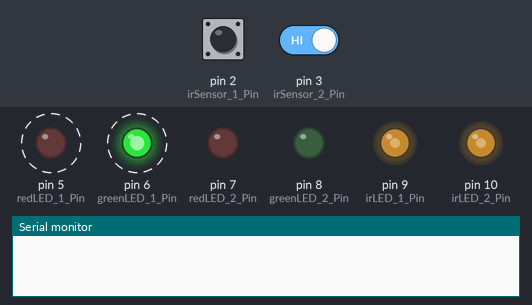
A sketch run on a simulated Arduino Uno, built with avr-gcc and run on an emulated ATmega328P. Shown: output pins drawn as LEDs (lit = HIGH), the last lines printed to the serial monitor. Dashed ring = blinking. The inputs (shaded band) are chosen by the test bench; at power-on: pin 2 (irSensor_1_Pin) HIGH, pin 3 (irSensor_2_Pin) HIGH. Random numbers use the default seed unless the sketch sets one.

Above: at 0.87 s.
1.3 s: pin 2 (irSensor_1_Pin) driven LOW
4.0 s: pin 2 (irSensor_1_Pin) pulsed HIGH 5 times (0.12 s each, 0.3 s apart)
At 7.0 s:
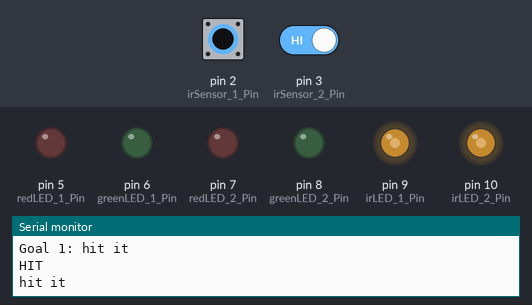
At 9.7 s:
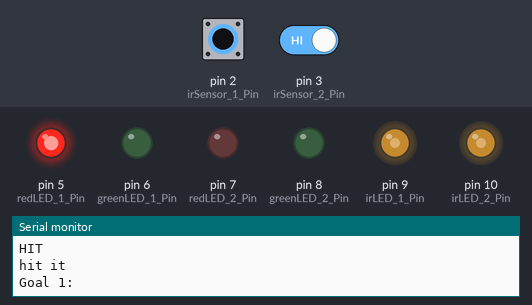
Timing chart, 0 to 13.0 s (numbered marks = the images above; inputs shaded):
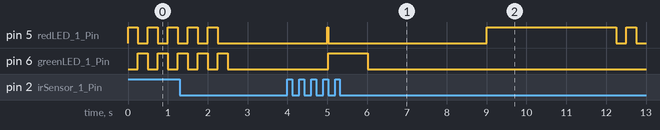

The sketch:

prototype_one_arduino.ino
```cpp
#define irLED_1_Pin 9
#define irSensor_1_Pin 2
#define irLED_2_Pin 10
#define irSensor_2_Pin 3

#define redLED_1_Pin 5
#define greenLED_1_Pin 6
#define redLED_2_Pin 7
#define greenLED_2_Pin 8


#include "TimerOne.h"
#include "LightControl.h"
#include <elapsedMillis.h>

////////////
int numBalls = 5;
const int numGoals = 1;
int interval = 3000;

elapsedMillis timeElapsed;
int liveGoal;

int numHits;
int numMisses;
int timeTaken;

LightControl light1(redLED_1_Pin, greenLED_1_Pin);
LightControl light2(redLED_2_Pin, greenLED_2_Pin);
LightControl lights[numGoals] = {light1};      //for testing one goal
//LightControl lights[numGoals] = {light1, light2};

bool hit[numGoals];
bool timeExpire[numGoals];
bool wrongGoal[numGoals];
bool sensing;


void setup() {
  pinMode(irLED_1_Pin, OUTPUT);
  pinMode(irSensor_1_Pin, INPUT_PULLUP);
  pinMode(irLED_2_Pin, OUTPUT);
  pinMode(irSensor_2_Pin, INPUT_PULLUP);

  attachInterrupt(digitalPinToInterrupt(irSensor_1_Pin), goalState1, FALLING);
  attachInterrupt(digitalPinToInterrupt(irSensor_2_Pin), goalState2, FALLING);

  Timer1.initialize(26); //26 us is 38 kHz
  Timer1.pwm(irLED_1_Pin, 512);
  Timer1.pwm(irLED_2_Pin, 512);

  Serial.begin(9600);
}

void loop()
{
  //reset stats
  numHits = 0;
  numMisses = 0;
  timeTaken = 0;

  //flash lights to show starting
  for(int k = 0; k < 5; k++){
    for(int i = 0; i < numGoals; i++){
      lights[i].red();
    }
    delay(250);
    for(int i = 0; i < numGoals; i++){
      lights[i].green();
    }
    delay(250);
  }
  for(int i = 0; i < numGoals; i++){
    lights[i].off();
  }
  delay(1500);
  Serial.println("Begin");

  //run the drill
  for(int i=1; i<=numBalls; i++){
    delay(1000);
    chooseGoal(numGoals);
    Serial.print("Goal ");
    Serial.print(liveGoal+1);
    Serial.print(": ");
    hit[liveGoal] = false;
    timeExpire[liveGoal] = false;
    wrongGoal[liveGoal] = false;
    timeElapsed = 0;

    while (timeElapsed < interval){
      if(hit[liveGoal] && sensing){
        Serial.println("HIT");
        sensing = false;
        lights[liveGoal].green();
        delay(1000);
        lights[liveGoal].off();
        timeTaken += timeElapsed;
        numHits += 1;
        }else if(wrongGoal[liveGoal] && sensing){
          numMisses += 1;
          Serial.println("MISS (wrong goal)");
          sensing = false;
          for(int j = 0; j < 3; j++){     //flash lights to show miss
            for(int i = 0; i < numGoals; i++){
              lights[i].red();
            }
            delay(250);
            for(int i = 0; i < numGoals; i++){
              lights[i].off();
            }
            delay(250);
          }
        }
      }
    if(!hit[liveGoal] && !wrongGoal[liveGoal] && sensing){
      numMisses += 1;
      Serial.println("MISS (time)");
      sensing = false;
      for(int j = 0; j < 3; j++){     //flash lights to show miss
        for(int i = 0; i < numGoals; i++){
          lights[i].red();
        }
        delay(250);
        for(int i = 0; i < numGoals; i++){
          lights[i].off();
        }
        delay(250);
      }
    }
  }
  printStats();
  delay(3000);
}

void goalState1(){        //probably best to create goal objects
  if(liveGoal == 0){
    hit[liveGoal] = true;
    Serial.println("hit it");
  }else{
    wrongGoal[liveGoal] = true;
  }
}

void goalState2(){
  if(liveGoal == 1){
    hit[liveGoal] = true;
  }else{
    wrongGoal[liveGoal] = true;
  }
}

void chooseGoal(int _numGoals)
{
  liveGoal = random(_numGoals);
  lights[liveGoal].red();
  sensing = true;
}

void printStats(){
  Serial.println("\n-----Drill Stats-----");

  Serial.print("Hits: ");
  Serial.println(numHits);

  Serial.print("Misses: ");
  Serial.println(numMisses);

  Serial.print("Average time for completed passes: ");
  Serial.print((float)timeTaken/numHits/1000);
  Serial.println(" seconds");

  Serial.println();
}
```

LightControl.cpp
```cpp
#include "Arduino.h"
#include "LightControl.h"


LightControl::LightControl(int redPin, int greenPin)
{
  pinMode(redPin, OUTPUT);
  pinMode(greenPin, OUTPUT);
  _redPin = redPin;
  _greenPin = greenPin;
}

void LightControl::red()
{
  digitalWrite(_redPin, HIGH);
  digitalWrite(_greenPin, LOW);
}

void LightControl::green(){
  digitalWrite(_redPin, LOW);
  digitalWrite(_greenPin, HIGH);
}

void LightControl::off(){
  digitalWrite(_redPin, LOW);
  digitalWrite(_greenPin, LOW);
}
```

LightControl.h
```cpp
#ifndef LightControl_h
#define LightControl_h

#include "Arduino.h"

class LightControl
{
  public:
    LightControl(int redPin, int greenPin);
    void red();
    void green();
    void off();

  private:
    int _redPin;
    int _greenPin;
};

#endif
```

Measured:
- after the input at 4.0 s, pin 6 (greenLED_1_Pin): LOW → HIGH after 1.0 s, → LOW 1.0 s later
- by itself, pin 6 (greenLED_1_Pin): alternates HIGH for 0.25 s and LOW for 0.25 s, 5 changes in all, then stays LOW
